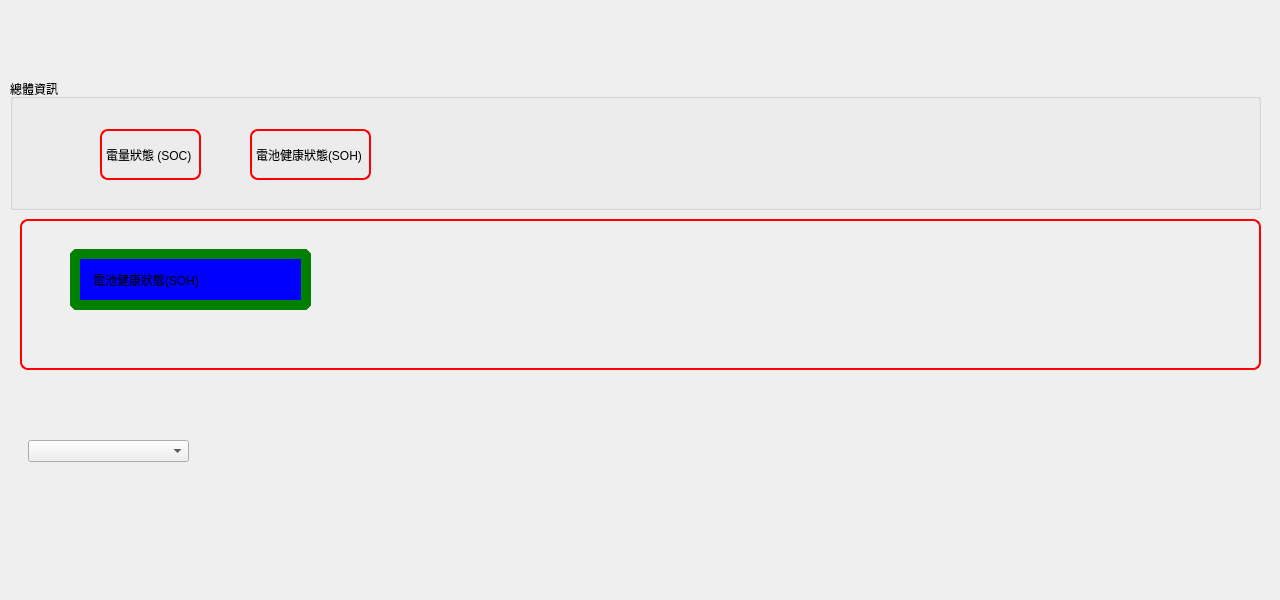
<?xml version="1.0" encoding="UTF-8"?>
<ui version="4.0">
 <class>MainInfo</class>
 <widget class="QWidget" name="MainInfo">
  <property name="geometry">
   <rect>
    <x>0</x>
    <y>0</y>
    <width>1280</width>
    <height>600</height>
   </rect>
  </property>
  <property name="windowTitle">
   <string>Form</string>
  </property>
  <property name="styleSheet">
   <string notr="true">
QFrame{
padding: 1px;
border-style:solid;
border:2px solid red;
border-radius:8px
}

QLabel[type=1]{
padding:10px;
border: 10px solid green;
}

#label_3{
	background: blue;
}</string>
  </property>
  <widget class="QGroupBox" name="groupBox">
   <property name="geometry">
    <rect>
     <x>10</x>
     <y>79</y>
     <width>1251</width>
     <height>131</height>
    </rect>
   </property>
   <property name="title">
    <string>總體資訊</string>
   </property>
   <widget class="QLabel" name="label">
    <property name="geometry">
     <rect>
      <x>90</x>
      <y>50</y>
      <width>101</width>
      <height>51</height>
     </rect>
    </property>
    <property name="text">
     <string>電量狀態 (SOC)</string>
    </property>
   </widget>
   <widget class="QLabel" name="label_2">
    <property name="geometry">
     <rect>
      <x>240</x>
      <y>50</y>
      <width>121</width>
      <height>51</height>
     </rect>
    </property>
    <property name="text">
     <string>電池健康狀態(SOH)</string>
    </property>
   </widget>
  </widget>
  <widget class="QFrame" name="frame">
   <property name="geometry">
    <rect>
     <x>20</x>
     <y>219</y>
     <width>1241</width>
     <height>151</height>
    </rect>
   </property>
   <property name="frameShape">
    <enum>QFrame::StyledPanel</enum>
   </property>
   <property name="frameShadow">
    <enum>QFrame::Raised</enum>
   </property>
   <property name="lineWidth">
    <number>5</number>
   </property>
   <widget class="QLabel" name="label_3">
    <property name="geometry">
     <rect>
      <x>50</x>
      <y>30</y>
      <width>241</width>
      <height>61</height>
     </rect>
    </property>
    <property name="styleSheet">
     <string notr="true">QLabel{
padding:10px;
border: 10px solid green;
}</string>
    </property>
    <property name="text">
     <string>電池健康狀態(SOH)</string>
    </property>
   </widget>
  </widget>
  <widget class="QComboBox" name="comboBox">
   <property name="geometry">
    <rect>
     <x>28</x>
     <y>440</y>
     <width>161</width>
     <height>22</height>
    </rect>
   </property>
  </widget>
 </widget>
 <resources/>
 <connections/>
</ui>
